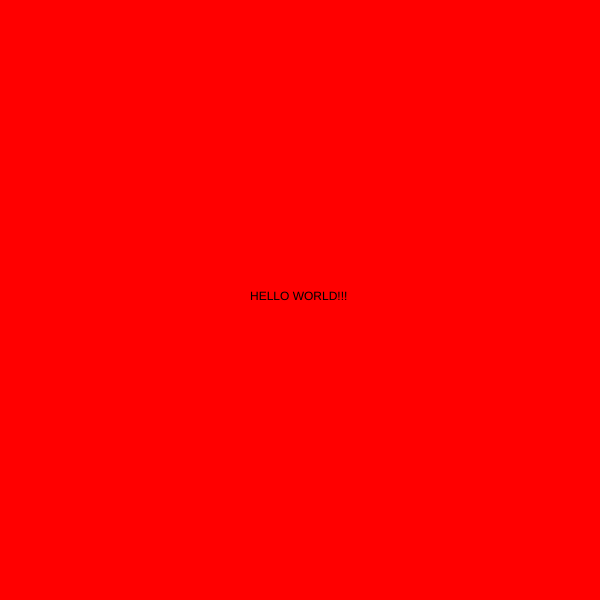
Frame 1 (no input)
Frame 60 (no input): identical to frame 1, image omitted
Frame 120 (the mouse pressed at the canvas centre since frame 60): identical to frame 1, image omitted

The p5.js sketch that drew this single still picture (run headless with seeded random() and noise() and a simulated clock; from frame 60 on, the mouse is pressed at the canvas centre):

// p5.js sketch
// ── sketch.js
function setup() {
  createCanvas(600, 600);
}

function draw() {
  background("red");
  text("HELLO WORLD!!!", 250, 300);
}
